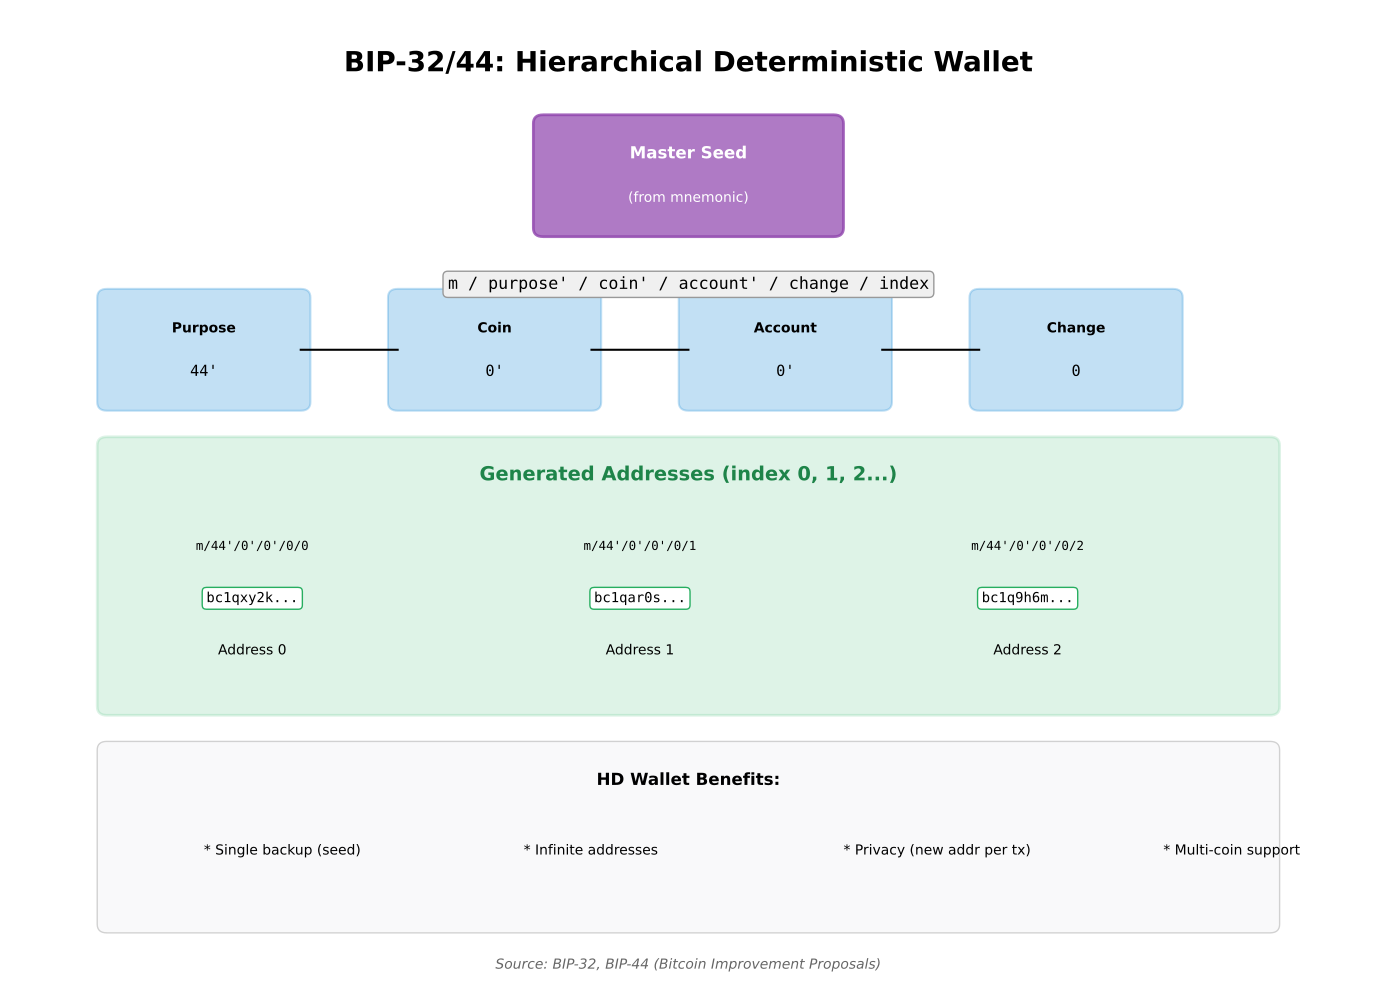

Python code for this plot:
"""
Wallet Key Hierarchy
Shows BIP-32 HD wallet key derivation structure

Output: wallet_key_hierarchy.pdf
Module: module_02_blockchain
Lesson: 15 - Public Key Cryptography
"""

from pathlib import Path
import matplotlib.pyplot as plt
import matplotlib.patches as mpatches

CHART_METADATA = {
    'title': 'Wallet Key Hierarchy',
    'module': 'module_02_blockchain',
    'lesson': 15,
    'url': 'https://github.com/Digital-AI-Finance/digital-finance/tree/main/module_02_blockchain/figures/wallet_key_hierarchy'
}

plt.rcParams.update({
    'font.size': 14,
    'axes.labelsize': 14,
})

def create_chart():
    """Create HD wallet key hierarchy diagram"""
    fig, ax = plt.subplots(figsize=(14, 10))
    ax.set_xlim(0, 14)
    ax.set_ylim(0, 11)
    ax.axis('off')

    # Title
    ax.text(7, 10.3, 'BIP-32/44: Hierarchical Deterministic Wallet', fontsize=20, fontweight='bold', ha='center')

    # Master seed
    master = mpatches.FancyBboxPatch((5.5, 8.5), 3, 1.2,
                                      boxstyle='round,pad=0.1',
                                      facecolor='#9B59B6', alpha=0.8,
                                      edgecolor='#8E44AD', lw=2)
    ax.add_patch(master)
    ax.text(7, 9.3, 'Master Seed', ha='center', fontsize=12, fontweight='bold', color='white')
    ax.text(7, 8.8, '(from mnemonic)', ha='center', fontsize=10, color='white')

    # Derivation path explanation
    ax.text(7, 7.8, "m / purpose' / coin' / account' / change / index", ha='center', fontsize=12, family='monospace',
           bbox=dict(boxstyle='round', facecolor='#F0F0F0', edgecolor='#999'))

    # Level boxes
    levels = [
        ('Purpose', "44'", 'BIP-44 standard', 2),
        ('Coin', "0'", 'Bitcoin', 5),
        ('Account', "0'", 'First account', 8),
        ('Change', '0', 'Receiving', 11),
    ]

    y = 6.5
    for name, value, desc, x in levels:
        box = mpatches.FancyBboxPatch((x-1, y), 2, 1.2,
                                       boxstyle='round,pad=0.1',
                                       facecolor='#3498DB', alpha=0.3,
                                       edgecolor='#3498DB', lw=1.5)
        ax.add_patch(box)
        ax.text(x, y+0.8, name, ha='center', fontsize=10, fontweight='bold')
        ax.text(x, y+0.3, value, ha='center', fontsize=11, family='monospace')

    # Arrows between levels
    ax.plot([3, 4], [7.1, 7.1], 'k-', lw=1.5)
    ax.plot([6, 7], [7.1, 7.1], 'k-', lw=1.5)
    ax.plot([9, 10], [7.1, 7.1], 'k-', lw=1.5)

    # Address generation
    addresses_box = mpatches.FancyBboxPatch((1, 3), 12, 3,
                                             boxstyle='round,pad=0.1',
                                             facecolor='#27AE60', alpha=0.15,
                                             edgecolor='#27AE60', lw=2)
    ax.add_patch(addresses_box)
    ax.text(7, 5.6, 'Generated Addresses (index 0, 1, 2...)', ha='center', fontsize=14, fontweight='bold', color='#1E8449')

    # Example addresses
    addresses = [
        ("m/44'/0'/0'/0/0", 'bc1qxy2k...'),
        ("m/44'/0'/0'/0/1", 'bc1qar0s...'),
        ("m/44'/0'/0'/0/2", 'bc1q9h6m...'),
    ]

    for i, (path, addr) in enumerate(addresses):
        x = 2.5 + i * 4
        ax.text(x, 4.8, path, ha='center', fontsize=9, family='monospace')
        ax.text(x, 4.2, addr, ha='center', fontsize=10, family='monospace',
               bbox=dict(boxstyle='round', facecolor='white', edgecolor='#27AE60'))
        ax.text(x, 3.6, f'Address {i}', ha='center', fontsize=10)

    # Benefits
    benefits_box = mpatches.FancyBboxPatch((1, 0.5), 12, 2,
                                            boxstyle='round,pad=0.1',
                                            facecolor='#F8F9FA', alpha=0.9,
                                            edgecolor='#CCC', lw=1)
    ax.add_patch(benefits_box)
    ax.text(7, 2.1, 'HD Wallet Benefits:', ha='center', fontsize=12, fontweight='bold')
    benefits = ['Single backup (seed)', 'Infinite addresses', 'Privacy (new addr per tx)', 'Multi-coin support']
    for i, benefit in enumerate(benefits):
        ax.text(2 + i*3.3, 1.3, f'* {benefit}', fontsize=10)

    # Source
    fig.text(0.5, 0.02, 'Source: BIP-32, BIP-44 (Bitcoin Improvement Proposals)',
            fontsize=10, ha='center', style='italic', color='#666666')

    plt.tight_layout()

    output_path = Path(__file__).parent / 'wallet_key_hierarchy.pdf'
    plt.savefig(output_path, format='pdf', dpi=300, bbox_inches='tight')
    plt.close()
    print(f"Chart saved to: {output_path}")
    return output_path

if __name__ == '__main__':
    create_chart()
